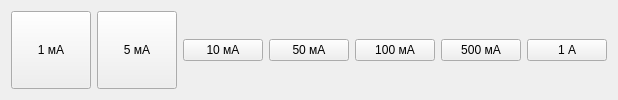
                      <widget class="QWidget" name="acvStepPage_3">
                       <layout class="QHBoxLayout" name="horizontalLayout_29">
                        <item>
                         <widget class="QPushButton" name="pushButton_92">
                          <property name="sizePolicy">
                           <sizepolicy hsizetype="Minimum" vsizetype="Minimum">
                            <horstretch>0</horstretch>
                            <verstretch>0</verstretch>
                           </sizepolicy>
                          </property>
                          <property name="text">
                           <string>1 мА</string>
                          </property>
                         </widget>
                        </item>
                        <item>
                         <widget class="QPushButton" name="pushButton_93">
                          <property name="sizePolicy">
                           <sizepolicy hsizetype="Minimum" vsizetype="Minimum">
                            <horstretch>0</horstretch>
                            <verstretch>0</verstretch>
                           </sizepolicy>
                          </property>
                          <property name="text">
                           <string>5 мА</string>
                          </property>
                         </widget>
                        </item>
                        <item>
                         <widget class="QPushButton" name="pushButton_94">
                          <property name="text">
                           <string>10 мА</string>
                          </property>
                         </widget>
                        </item>
                        <item>
                         <widget class="QPushButton" name="pushButton_95">
                          <property name="text">
                           <string>50 мА</string>
                          </property>
                         </widget>
                        </item>
                        <item>
                         <widget class="QPushButton" name="pushButton_96">
                          <property name="text">
                           <string>100 мА</string>
                          </property>
                         </widget>
                        </item>
                        <item>
                         <widget class="QPushButton" name="pushButton_97">
                          <property name="text">
                           <string>500 мА</string>
                          </property>
                         </widget>
                        </item>
                        <item>
                         <widget class="QPushButton" name="pushButton_98">
                          <property name="text">
                           <string>1 А</string>
                          </property>
                         </widget>
                        </item>
                       </layout>
                      </widget>
